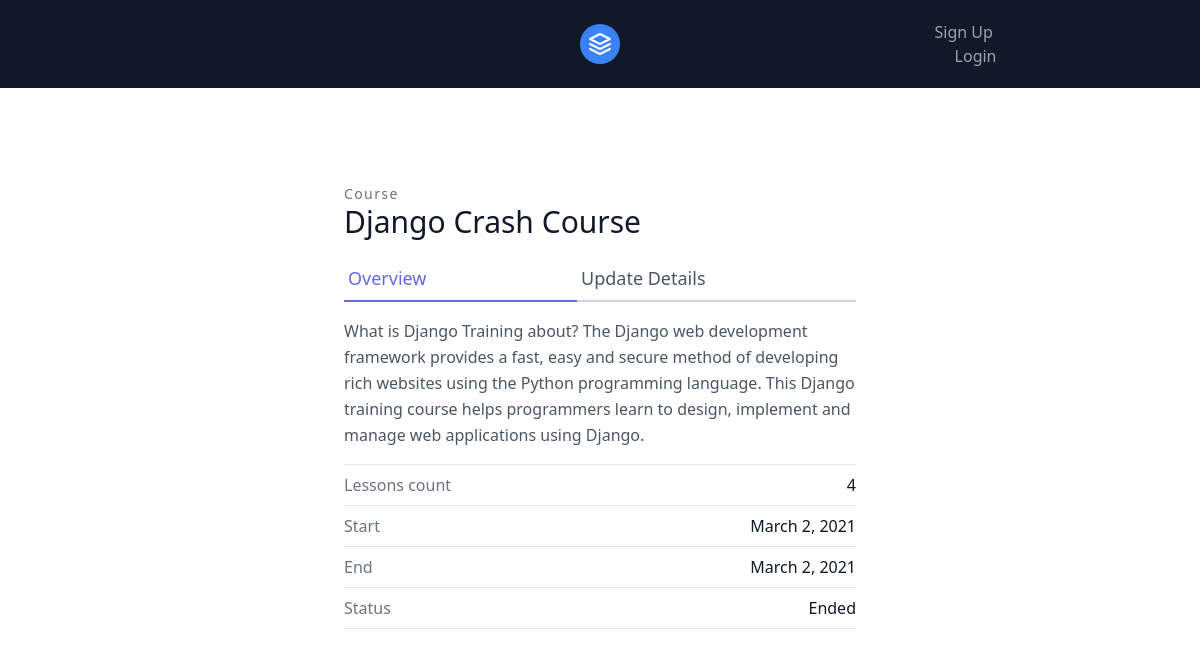
The app's page /courses/django-crash-course, older data.
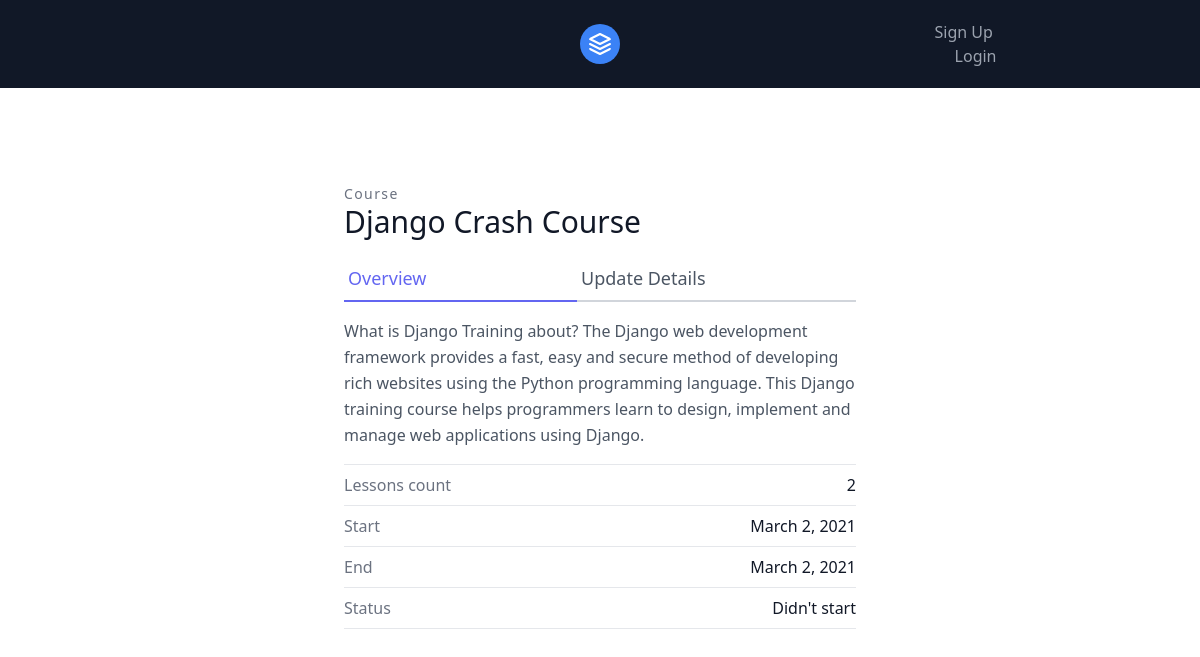
The same page, newer data.
### courses/models.py (models this page shows, shortened)
class Course(models.Model):
    class CourseStatus(models.TextChoices):
        DIDNT_START = "Didn't start", _("DIDNT")
        START = 'Start', _('START')
        ENDED = 'Ended', _('ENDED')
    course_name = models.CharField(max_length=255)
    picture = models.ImageField(upload_to='course_images/', default='course_images/default.png')
    slug = models.SlugField(max_length=255, unique=True)
    trainer = models.ForeignKey(
        User, on_delete=models.CASCADE, )
    description = models.TextField(blank=True, null=True)
    date_start = models.DateField()
    date_end = models.DateField()
    publish = models.DateTimeField(default=timezone.now)
    updated = models.DateTimeField(auto_now=True)
    created = models.DateTimeField(auto_now_add=True)
    status = models.CharField(
        max_length=20,
        choices=CourseStatus.choices,
        default=CourseStatus.DIDNT_START,
    )
    class Meta:
        verbose_name_plural = "Courses"

### courses/views.py (the view)
# urls.py: path('<slug:slug>', views.course_detail, name='course-detail'),
def course_detail(request, slug):
    course = models.Course.objects.get(slug=slug)
    lesson_count = course.lsn_crs.count()
    context = {
        'course': course,
        'lesson_count': lesson_count,
    }
    return render(request, 'courses/course_detail.html', context)

### templates/courses/course_detail.html (shortened to what this page needs)
{% extends 'base.html' %}
{% block content %}
    <section class="text-gray-600 body-font overflow-hidden">
        <div class="container px-5 py-24 mx-auto">
            <div class="max-w-lg mx-auto">
                <h2 class="text-sm title-font text-gray-500 tracking-widest">Course</h2>
                <h1 class="text-gray-900 text-3xl title-font font-medium mb-4">{{ course.course_name }}</h1>
                <div class="flex mb-4">
                    <a href="{% url 'courses:course-detail' course.slug %}"
                       class="flex-grow text-indigo-500 border-b-2 border-indigo-500 py-2 text-lg px-1">
                        Overview
                    </a>
                    <a href="{% url 'courses:course-update' course.slug %}"
                       class="flex-grow border-b-2 border-gray-300 py-2 text-lg px-1">
                        Update Details
                    </a>
                </div>
                <p class="leading-relaxed mb-4">{{ course.description }}</p>
                <div class="flex border-t border-gray-200 py-2">
                    <span class="text-gray-500">Lessons count</span>
                    <span class="ml-auto text-gray-900">{{ lesson_count }}</span>
                </div>
                <div class="flex border-t border-gray-200 py-2">
                    <span class="text-gray-500">Start</span>
                    <span class="ml-auto text-gray-900">{{ course.date_start }}</span>
                </div>
                <div class="flex border-t border-gray-200 py-2">
                    <span class="text-gray-500">End</span>
                    <span class="ml-auto text-gray-900">{{ course.date_end }}</span>
                </div>
                <div class="flex border-t border-b mb-6 border-gray-200 py-2">
                    <span class="text-gray-500">Status</span>
                    <span class="ml-auto text-gray-900">{{ course.status }}</span>
                </div>
            </div>
        </div>
    </section>
{% endblock %}

Row changes from the older to the newer data that the page shows:
changed Course "Django Crash Course": status "Ended" → "Didn't start"
Text that changed along with them:
{{ lesson_count }}: "4" → "2"
